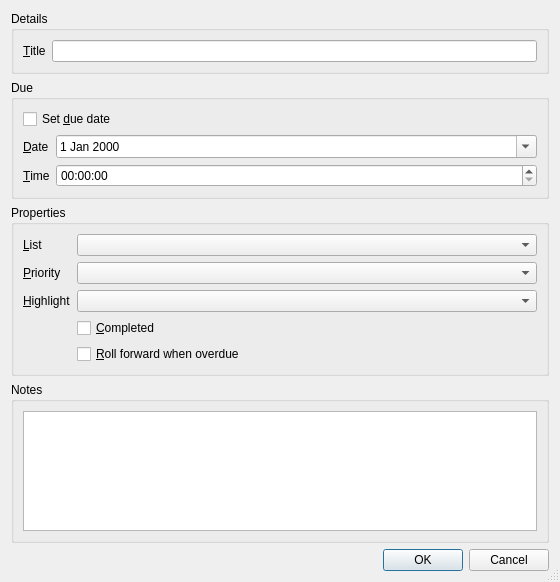
<?xml version="1.0" encoding="UTF-8"?>
<ui version="4.0">
 <class>TaskDialog</class>
 <widget class="QDialog" name="TaskDialog">
  <property name="geometry">
   <rect>
    <x>0</x>
    <y>0</y>
    <width>560</width>
    <height>560</height>
   </rect>
  </property>
  <property name="minimumSize">
   <size>
    <width>520</width>
    <height>0</height>
   </size>
  </property>
  <property name="windowTitle">
   <string>Task</string>
  </property>
  <property name="sizeGripEnabled">
   <bool>true</bool>
  </property>
  <layout class="QVBoxLayout" name="verticalLayout">
   <item>
    <widget class="QGroupBox" name="groupDetails">
     <property name="title">
      <string>Details</string>
     </property>
     <layout class="QFormLayout" name="detailsFormLayout">
      <property name="fieldGrowthPolicy">
       <enum>QFormLayout::AllNonFixedFieldsGrow</enum>
      </property>
      <item row="0" column="0">
       <widget class="QLabel" name="labelTitle">
        <property name="text">
         <string>&amp;Title</string>
        </property>
        <property name="buddy">
         <cstring>lineEditTitle</cstring>
        </property>
       </widget>
      </item>
      <item row="0" column="1">
       <widget class="QLineEdit" name="lineEditTitle"/>
      </item>
     </layout>
    </widget>
   </item>
   <item>
    <widget class="QGroupBox" name="groupDue">
     <property name="title">
      <string>Due</string>
     </property>
     <layout class="QVBoxLayout" name="dueGroupLayout">
      <item>
       <layout class="QFormLayout" name="dueFormLayout">
        <property name="fieldGrowthPolicy">
         <enum>QFormLayout::AllNonFixedFieldsGrow</enum>
        </property>
        <item row="0" column="0" colspan="2">
         <widget class="QCheckBox" name="checkBoxDue">
          <property name="text">
           <string>Set &amp;due date</string>
          </property>
         </widget>
        </item>
        <item row="1" column="0">
         <widget class="QLabel" name="labelDueDate">
          <property name="text">
           <string>&amp;Date</string>
          </property>
          <property name="buddy">
           <cstring>dateEditDue</cstring>
          </property>
         </widget>
        </item>
        <item row="1" column="1">
         <widget class="QDateEdit" name="dateEditDue">
          <property name="calendarPopup">
           <bool>true</bool>
          </property>
         </widget>
        </item>
        <item row="2" column="0">
         <widget class="QLabel" name="labelDueTime">
          <property name="text">
           <string>&amp;Time</string>
          </property>
          <property name="buddy">
           <cstring>timeEditDue</cstring>
          </property>
         </widget>
        </item>
        <item row="2" column="1">
         <widget class="QTimeEdit" name="timeEditDue"/>
        </item>
       </layout>
      </item>
     </layout>
    </widget>
   </item>
   <item>
    <widget class="QGroupBox" name="groupProperties">
     <property name="title">
      <string>Properties</string>
     </property>
     <layout class="QFormLayout" name="propertiesFormLayout">
      <property name="fieldGrowthPolicy">
       <enum>QFormLayout::AllNonFixedFieldsGrow</enum>
      </property>
      <item row="0" column="0">
       <widget class="QLabel" name="labelCollection">
        <property name="text">
         <string>&amp;List</string>
        </property>
        <property name="buddy">
         <cstring>comboCollection</cstring>
        </property>
       </widget>
      </item>
      <item row="0" column="1">
       <widget class="QComboBox" name="comboCollection"/>
      </item>
      <item row="1" column="0">
       <widget class="QLabel" name="labelPriority">
        <property name="text">
         <string>&amp;Priority</string>
        </property>
        <property name="buddy">
         <cstring>comboPriority</cstring>
        </property>
       </widget>
      </item>
      <item row="1" column="1">
       <widget class="PriorityComboBox" name="comboPriority"/>
      </item>
      <item row="2" column="0">
       <widget class="QLabel" name="labelHighlight">
        <property name="text">
         <string>&amp;Highlight</string>
        </property>
        <property name="buddy">
         <cstring>comboHighlight</cstring>
        </property>
       </widget>
      </item>
      <item row="2" column="1">
       <widget class="HighlightComboBox" name="comboHighlight"/>
      </item>
      <item row="3" column="1">
       <widget class="QCheckBox" name="checkBoxCompleted">
        <property name="text">
         <string>&amp;Completed</string>
        </property>
       </widget>
      </item>
      <item row="4" column="1">
       <widget class="QCheckBox" name="checkBoxRollForward">
        <property name="toolTip">
         <string>If the due date passes before completion, move it to today. Stored with the task.</string>
        </property>
        <property name="text">
         <string>&amp;Roll forward when overdue</string>
        </property>
       </widget>
      </item>
     </layout>
    </widget>
   </item>
   <item>
    <widget class="QGroupBox" name="groupNotes">
     <property name="title">
      <string>Notes</string>
     </property>
     <layout class="QVBoxLayout" name="notesLayout">
      <item>
       <widget class="QTextEdit" name="textEditNotes">
        <property name="minimumSize">
         <size>
          <width>0</width>
          <height>120</height>
         </size>
        </property>
       </widget>
      </item>
     </layout>
    </widget>
   </item>
   <item>
    <widget class="QDialogButtonBox" name="buttonBox">
     <property name="orientation">
      <enum>Qt::Horizontal</enum>
     </property>
     <property name="standardButtons">
      <set>QDialogButtonBox::Cancel|QDialogButtonBox::Ok</set>
     </property>
    </widget>
   </item>
  </layout>
 </widget>
 <customwidgets>
  <customwidget>
   <class>HighlightComboBox</class>
   <extends>QComboBox</extends>
   <header>editorcombos.h</header>
  </customwidget>
  <customwidget>
   <class>PriorityComboBox</class>
   <extends>QComboBox</extends>
   <header>editorcombos.h</header>
  </customwidget>
 </customwidgets>
 <resources/>
 <tabstops>
  <tabstop>lineEditTitle</tabstop>
  <tabstop>checkBoxDue</tabstop>
  <tabstop>dateEditDue</tabstop>
  <tabstop>timeEditDue</tabstop>
  <tabstop>comboCollection</tabstop>
  <tabstop>comboPriority</tabstop>
  <tabstop>comboHighlight</tabstop>
  <tabstop>checkBoxCompleted</tabstop>
  <tabstop>checkBoxRollForward</tabstop>
  <tabstop>textEditNotes</tabstop>
 </tabstops>
 <connections>
  <connection>
   <sender>buttonBox</sender>
   <signal>accepted()</signal>
   <receiver>TaskDialog</receiver>
   <slot>accept()</slot>
  </connection>
  <connection>
   <sender>buttonBox</sender>
   <signal>rejected()</signal>
   <receiver>TaskDialog</receiver>
   <slot>reject()</slot>
  </connection>
 </connections>
</ui>
